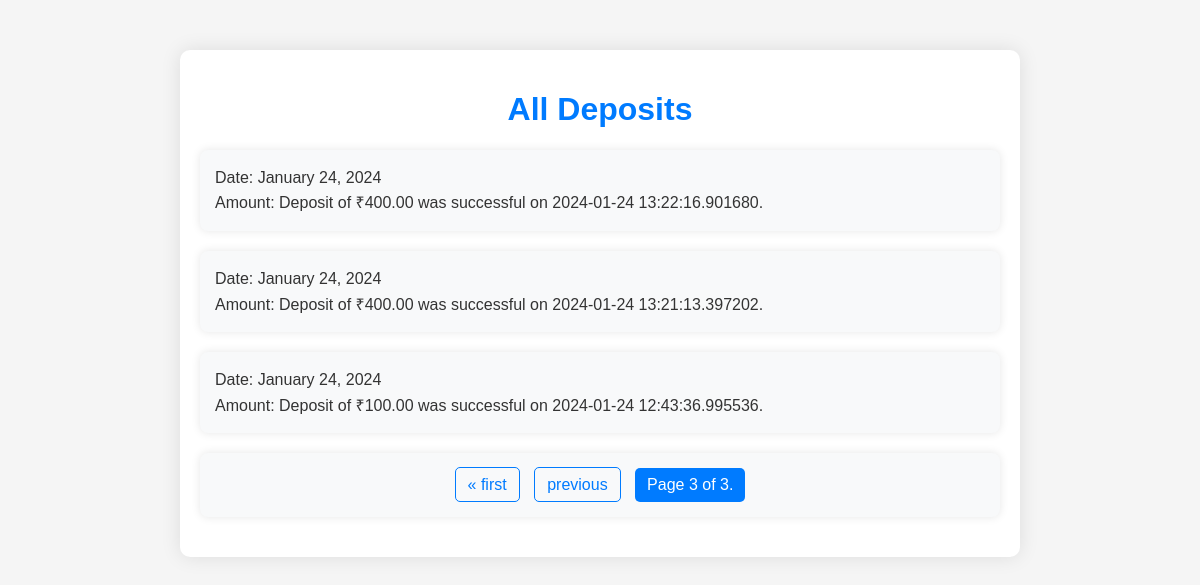
The app's page /view_all_deposits/?page=3 (signed in) with its own data.
### DiceApp/models.py (models this page shows, shortened)
class DepositMessage(models.Model):
    user = models.ForeignKey(User, on_delete=models.CASCADE)
    message = models.CharField(max_length=255)
    date = models.DateTimeField(auto_now_add=False)

### DiceApp/views.py (the view)
# urls.py: path('view_all_deposits/', views.view_all_deposits, name='view_all_deposits'),
@login_required
def view_all_deposits(request):
    user = request.user
    deposit_messages = DepositMessage.objects.filter(user=user).order_by('-date')
    paginator = Paginator(deposit_messages, 5)
    page = request.GET.get('page')
    try:
        deposit_messages = paginator.page(page)
    except PageNotAnInteger:
        deposit_messages = paginator.page(1)
    except EmptyPage:
        deposit_messages = paginator.page(paginator.num_pages)
    return render(request, 'DiceApp/all_deposits.html', {'deposit_messages': deposit_messages})

### DiceApp/templates/DiceApp/all_deposits.html (shortened to what this page needs)
<!DOCTYPE html>
<html lang="en">
<head>
</head>
<body>
    <div class="container">
        <h1>All Deposits</h1>
        {% if deposit_messages %}
    {% for message in deposit_messages %}
        <div>
            <p>Date: {{ message.date|date:"F j, Y" }}</p>
            <p>Amount: {{ message.message }}</p>
        </div>
    {% endfor %}
    <div class="pagination">
        <span class="step-links">
            {% if deposit_messages.has_previous %}
                <a href="?page=1">&laquo; first</a>
                <a href="?page={{ deposit_messages.previous_page_number }}">previous</a>
            {% endif %}
            <span class="current">
                Page {{ deposit_messages.number }} of {{ deposit_messages.paginator.num_pages }}.
            </span>
        </span>
    </div>
{% else %}
    <p>No deposit messages available.</p>
{% endif %}
    </div>
</body>
</html>

### DiceApp/templates/DiceApp/all_deposits.html (style rules this page uses)
body { font-family: 'Arial', sans-serif; margin: 0; padding: 0; background-color: #f5f5f5; color: #333; }
.container { max-width: 800px; margin: 50px auto; padding: 20px; background-color: #fff; border-radius: 10px; box-shadow: 0 0 20px rgba(0, 0, 0, 0.1); }
h1 { color: #007bff; text-align: center; }
div { margin-bottom: 20px; padding: 15px; background-color: #f8f9fa; border-radius: 8px; box-shadow: 0 0 10px rgba(0, 0, 0, 0.1); transition: box-shadow 0.3s ease; position: relative; }
p { margin: 0; line-height: 1.6; }
.pagination { margin-top: 20px; text-align: center; }
.step-links { display: inline-block; }
.step-links a { color: #007bff; text-decoration: none; padding: 8px 12px; border: 1px solid #007bff; border-radius: 5px; margin: 0 5px; transition: background-color 0.3s ease; }
.current { display: inline-block; padding: 8px 12px; background-color: #007bff; color: #fff; border-radius: 5px; margin: 0 5px; }

### records on screen
DepositMessage: date "January 24, 2024", message "Deposit of ₹400.00 was successful on 2024-01-24 13:22:16.901680."
DepositMessage: date "January 24, 2024", message "Deposit of ₹400.00 was successful on 2024-01-24 13:21:13.397202."
DepositMessage: date "January 24, 2024", message "Deposit of ₹100.00 was successful on 2024-01-24 12:43:36.995536."

### other values on screen
{{ deposit_messages.number }} "3"
{{ deposit_messages.paginator.num_pages }} "3"
